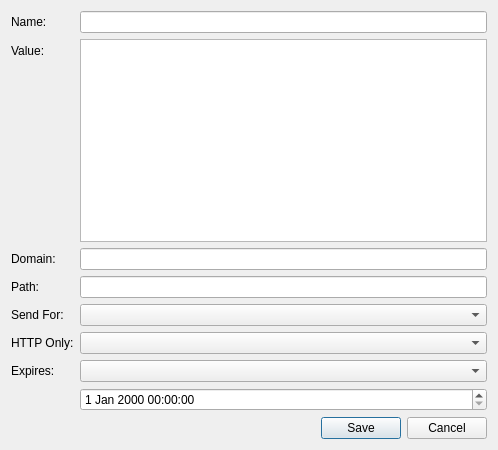
<?xml version="1.0" encoding="UTF-8"?>
<ui version="4.0">
 <class>CookieModifyDialog</class>
 <widget class="QDialog" name="CookieModifyDialog">
  <property name="geometry">
   <rect>
    <x>0</x>
    <y>0</y>
    <width>498</width>
    <height>450</height>
   </rect>
  </property>
  <property name="windowTitle">
   <string>Cookie Manager</string>
  </property>
  <layout class="QFormLayout" name="formLayout">
   <item row="0" column="0">
    <widget class="QLabel" name="labelName">
     <property name="text">
      <string>Name:</string>
     </property>
    </widget>
   </item>
   <item row="0" column="1">
    <widget class="QLineEdit" name="lineEditName"/>
   </item>
   <item row="1" column="0">
    <widget class="QLabel" name="labelValue">
     <property name="text">
      <string>Value:</string>
     </property>
    </widget>
   </item>
   <item row="2" column="0">
    <widget class="QLabel" name="labelDomain">
     <property name="text">
      <string>Domain:</string>
     </property>
    </widget>
   </item>
   <item row="3" column="0">
    <widget class="QLabel" name="labelPath">
     <property name="text">
      <string>Path:</string>
     </property>
    </widget>
   </item>
   <item row="4" column="0">
    <widget class="QLabel" name="labelSecure">
     <property name="text">
      <string>Send For:</string>
     </property>
    </widget>
   </item>
   <item row="5" column="0">
    <widget class="QLabel" name="labelHttpOnly">
     <property name="text">
      <string>HTTP Only:</string>
     </property>
    </widget>
   </item>
   <item row="11" column="1">
    <widget class="QDialogButtonBox" name="buttonBox">
     <property name="orientation">
      <enum>Qt::Horizontal</enum>
     </property>
     <property name="standardButtons">
      <set>QDialogButtonBox::Cancel|QDialogButtonBox::Save</set>
     </property>
    </widget>
   </item>
   <item row="1" column="1">
    <widget class="QPlainTextEdit" name="plainTextEditValue"/>
   </item>
   <item row="2" column="1">
    <widget class="QLineEdit" name="lineEditDomain"/>
   </item>
   <item row="3" column="1">
    <widget class="QLineEdit" name="lineEditPath"/>
   </item>
   <item row="4" column="1">
    <widget class="QComboBox" name="comboBoxSecure"/>
   </item>
   <item row="5" column="1">
    <widget class="QComboBox" name="comboBoxHttpOnly"/>
   </item>
   <item row="6" column="1">
    <widget class="QComboBox" name="comboBoxExpireType"/>
   </item>
   <item row="7" column="1">
    <widget class="QDateTimeEdit" name="dateTimeEdit">
     <property name="sizePolicy">
      <sizepolicy hsizetype="Minimum" vsizetype="Fixed">
       <horstretch>0</horstretch>
       <verstretch>0</verstretch>
      </sizepolicy>
     </property>
    </widget>
   </item>
   <item row="6" column="0">
    <widget class="QLabel" name="labelExpDate">
     <property name="text">
      <string>Expires:</string>
     </property>
    </widget>
   </item>
  </layout>
 </widget>
 <resources/>
 <connections>
  <connection>
   <sender>buttonBox</sender>
   <signal>rejected()</signal>
   <receiver>CookieModifyDialog</receiver>
   <slot>reject()</slot>
   <hints>
    <hint type="sourcelabel">
     <x>316</x>
     <y>260</y>
    </hint>
    <hint type="destinationlabel">
     <x>286</x>
     <y>274</y>
    </hint>
   </hints>
  </connection>
 </connections>
</ui>
